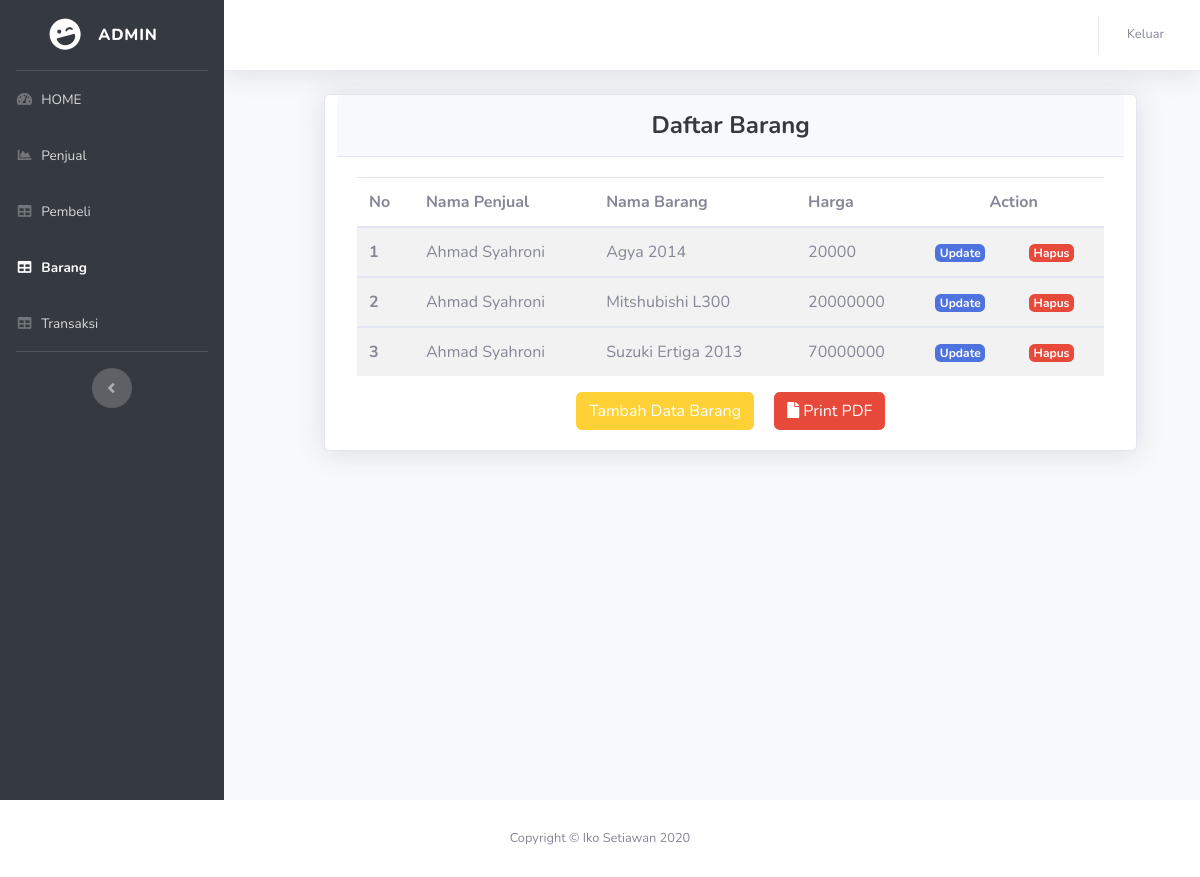
The page /index.php/admin/tampilBarang on the database its author committed.
### tables this page shows
CREATE TABLE `tb_barang` (
  `id_barang` int(11) NOT NULL,
  `id_penjual` int(11) NOT NULL,
  `nama_penjual` varchar(128) NOT NULL,
  `nama_barang` varchar(64) NOT NULL,
  `harga` int(24) NOT NULL,
  `status` varchar(32) NOT NULL,
  `deskripsi` text NOT NULL
);

### application/controllers/Admin.php (called while the page is built, shortened)
<?php
class Admin extends CI_Controller
{
    public function __construct()
    {
        $this->load->model('M_penjual');
        $this->load->model('M_pembeli');
        $this->load->model('M_barang');
        $this->load->model('m_transaksi');
        $this->load->library('dompdf_gen');
        $this->load->library('form_validation');
    }
    public function tampilBarang()
    {
        $data['judul'] = "Daftar Barang ";
        $data['barang'] = $this->db->get('tb_barang')->result_array();;
        $this->load->view("admin/v_header", $data);
        $this->load->view("admin/barang/v_barang", $data);
        $this->load->view("admin/v_footer");
    }
}

### index.php (called while the page is built, shortened)
<?php
require_once BASEPATH.'core/CodeIgniter.php';

### application/views/admin/barang/v_barang.php (the view, shortened to what this page needs)
<div id="wrapper">
    <ul class="navbar-nav bg-gradient-primary sidebar sidebar-dark accordion" id="accordionSidebar">
        <a class="sidebar-brand d-flex align-items-center justify-content-center" href="index.html">
            <div class="sidebar-brand-icon rotate-n-15">
                <i class="fas fa-laugh-wink"></i>
            </div>
            <div class="sidebar-brand-text mx-3">ADMIN</div>
        </a>
        <hr class="sidebar-divider my-0">
        <li class="nav-item">
            <a class="nav-link" href="<?= base_url(); ?>Admin">
                <i class="fas fa-fw fa-tachometer-alt"></i>
                <span>HOME</span></a>
        </li>
        <li class="nav-item ">
            <a class="nav-link" href="<?= base_url(); ?>Admin/tampilPenjual">
                <i class="fas fa-fw fa-chart-area"></i>
                <span>Penjual </span></a>
        </li>
        <li class="nav-item">
            <a class="nav-link" href="<?= base_url(); ?>Admin/tampilPembeli">
                <i class="fas fa-fw fa-table"></i>
                <span>Pembeli</span></a>
        </li>
        <li class="nav-item active">
            <a class="nav-link" href="<?= base_url(); ?>Admin/tampilBarang">
                <i class="fas fa-fw fa-table"></i>
                <span>Barang</span></a>
        </li>
        <li class="nav-item">
            <a class="nav-link" href="<?= base_url(); ?>Admin/tampilTransaksi">
                <i class="fas fa-fw fa-table"></i>
                <span>Transaksi</span></a>
        </li>
        <hr class="sidebar-divider d-none d-md-block">
        <div class="text-center d-none d-md-inline">
            <button class="rounded-circle border-0" id="sidebarToggle"></button>
        </div>
    </ul>
    <div id="content-wrapper" class="d-flex flex-column">
        <div id="content">
            <nav class="navbar navbar-expand navbar-light bg-white topbar mb-4 static-top shadow">
                <ul class="navbar-nav ml-auto">
                    <li class="nav-item dropdown no-arrow">
                        <a class="nav-link dropdown-toggle" href="#" data-toggle="modal" data-target="#logoutModal">
                            <span class="mr-2 d-none d-lg-inline text-gray-600 small">Keluar</span>
                        </a>
                    </li>
                </ul>
            </nav>
            <div class="card shadow mb-4 col-sm-10" style="margin-left: 100px;">
                <div class="card-header py-3">
                    <h4 class="m-0 font-weight-bold text-primary text-center">Daftar Barang </h4>
                </div>
                <div class="card-body">
                    <table class="table table-striped">
                        <thead>
                            <tr>
                                <th scope="col">No</th>
                                <th scope="col">Nama Penjual </th>
                                <th scope="col">Nama Barang</th>
                                <th scope="col">Harga</th>
                                <th scope="col" colspan="2" class="text-center"> Action</th>
                            </tr>
                        </thead>
                        <?php $no = 1;
                        foreach ($barang as $brg) : ?>
                            <tbody>
                                <tr>
                                    <th scope="row"><?= $no; ?></th>
                                    <td><?= $brg['nama_penjual']; ?></td>
                                    <td><?= $brg['nama_barang']; ?></td>
                                    <td><?= $brg['harga']; ?></td>
                                    <td><a href="<?= base_url(); ?>Admin/updateBarang/<?= $brg['id_barang']; ?>" class="badge badge-primary ">Update</a></td>
                                    <td><a href="<?= base_url(); ?>Admin/hapusBarang/<?= $brg['id_barang']; ?>" class="badge badge-danger " onclick="return confirm('yakin');">Hapus</a></td>
                                </tr>
                            </tbody>
                        <?php $no++;
                        endforeach; ?>
                    </table>
                    <div class="text-center">
                        <a href="<?= base_url() ?>Admin/tambahDataBarang" class="btn btn-primary"> Tambah Data Barang </a>
                        <a href="<?= base_url() ?>Admin/barangPdf" class="btn btn-danger ml-3"><i class="fa fa-file"></i> Print PDF </a>
                    </div>
                </div>
            </div>
        </div>
    </div>
</div>

### rows shown on the page
tb_barang: nama_penjual "Ahmad Syahroni", nama_barang "Agya 2014", harga "20000"
tb_barang: nama_penjual "Ahmad Syahroni", nama_barang "Mitshubishi L300", harga "20000000"
tb_barang: nama_penjual "Ahmad Syahroni", nama_barang "Suzuki Ertiga 2013", harga "70000000"
